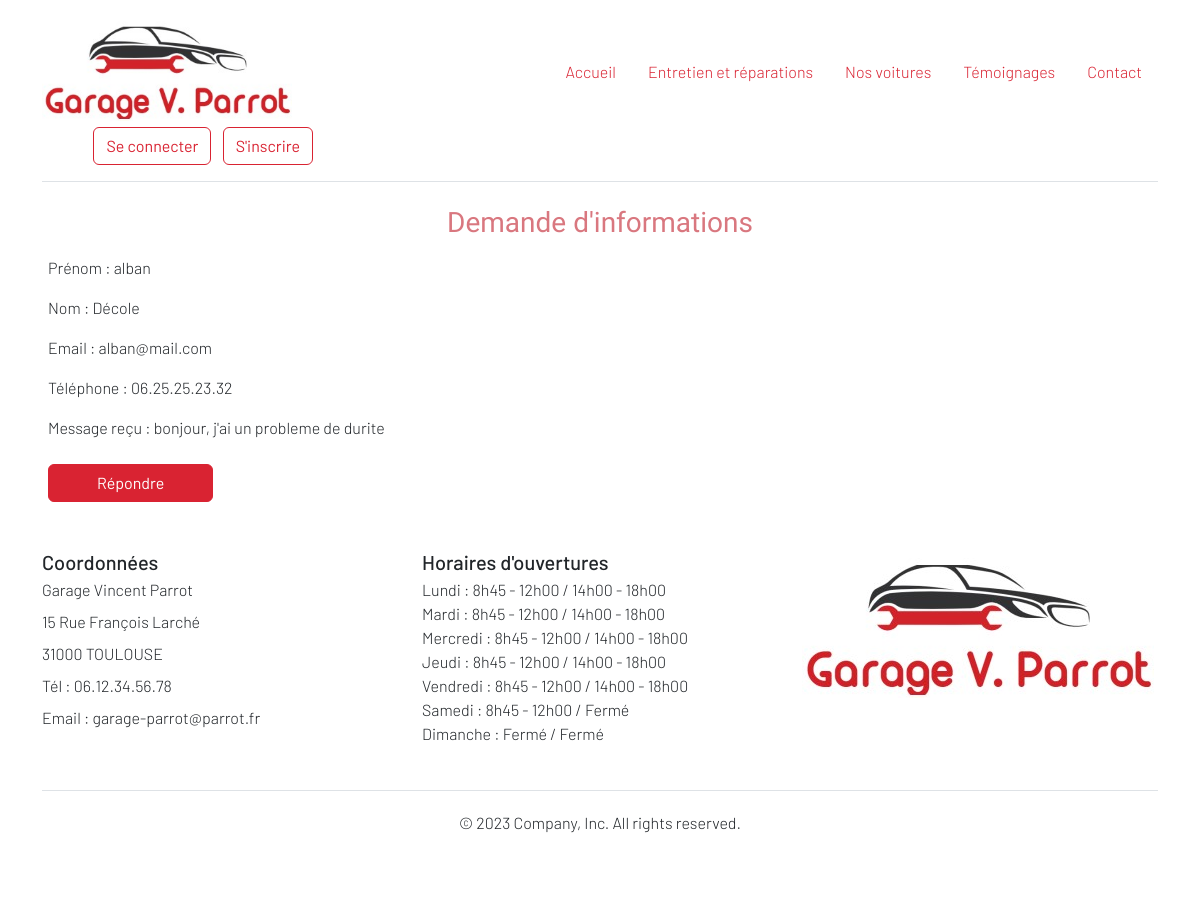
Page /contacts.php?id=1 on the committed database.
### tables this page shows
CREATE TABLE `contact` (
  `id` int(11) NOT NULL,
  `first_name` varchar(250) NOT NULL,
  `last_name` varchar(250) NOT NULL,
  `email` varchar(255) NOT NULL,
  `phone` varchar(20) NOT NULL,
  `message` text NOT NULL
);

CREATE TABLE `open_hours` (
  `id` int(11) NOT NULL,
  `day` varchar(50) NOT NULL,
  `morning_hours` varchar(50) NOT NULL,
  `afternoon_hours` varchar(50) NOT NULL
);

### lib/contact.php (called while the page is built, shortened)
<?php
function getContactById(PDO $pdo, int $id){
    $query = $pdo -> prepare ('SELECT * FROM contact WHERE id = :id');
    $query -> bindParam(':id', $id, PDO::PARAM_INT);
    $query -> execute();
    return $query -> fetch();
  }

### lib/open_close.php (called while the page is built, shortened)
<?php
function getAllOpenDays(PDO $pdo) {
  $query = $pdo->query('SELECT * FROM open_hours');
  return $query->fetchAll(PDO::FETCH_ASSOC);
}

### contacts.php (the view, shortened to what this page needs)
<?php
require_once('templates/header.php');
require_once ('lib/contact.php');
$id = (int) $_GET['id'];
$contact= getContactById($pdo, $id);
if ($contact) {
  $firstName = $contact['first_name'];
  $lastName = $contact['last_name'];
  $email = $contact['email'];
  $phone = $contact['phone'];
  $message = $contact['message'];
?>
<form action="<?= $_SERVER['PHP_SELF']; ?>" method="POST" enctype="multipart/form-data">
    <div class="text-center">
        <label for="objet" class="form-label"><h3>Demande d'informations</h3>
    </div>
    <div class="mb-2 px-5">
        <label for="first_name" class="form-label">Prénom :
            <?= $firstName ?></label>
    </div>
    <div class="mb-2 px-5">
        <label for="last_name" class="form-label">Nom : <?= $lastName ?></label>
    </div>
    <div class="mb-2 px-5">
        <label for="email" class="form-label">Email : <?= $email ?></label>
    </div>
    <div class="mb-2 px-5">
        <label for="phone" class="form-label">Téléphone : <?= $phone ?></label>
    </div>
    <div class="mb-3 px-5">
        <label for="message" class="form-label">Message reçu : <?= $message ?></label>
    </div>
    <input type="submit" value="Répondre" name="saveFormAuto" class="btn btn-primary mx-5 px-5">
</form>
<?php
} else {
    echo "Aucun résultat trouvé.";
}
require_once('templates/footer.php');
?>

### templates/footer.php (shortened to what this page needs)
<?php
require_once('lib/open_close.php');
?>
      <div class="container">
        <footer class="py-5 lh-1">
          <div class="row">
            <div class="col-md-4  mb-3 ">
            <form>
            <h5>Coordonnées</h5>
              <p>Garage Vincent Parrot</p>
              <p>15 Rue François Larché</p>
              <p>31000 TOULOUSE</p>
              <p>Tél : 06.12.34.56.78</p>
              <p>Email : garage-parrot@parrot.fr</p>
            </form>
            </div>
            <div class="col-6 col-md-4 mb-3">
            <h5>Horaires d'ouvertures</h5>
            <ul class="nav flex-column">
            <?php
            $openDays = getAllOpenDays($pdo);
            foreach ($openDays as $open){ ?>
                <li class="nav-item mb-2">
                  <?= $open['day']; ?> : <?= $open['morning_hours']; ?> / <?= $open['afternoon_hours']; ?>
                </li>
            <?php }; ?>
            </ul>
            </div>
            <div class="col-md-3  mb-3">
              <img src="assets/images/logo_Garage.jpg">
            </div>
          </div>
          <div class="d-flex flex-column flex-sm-row justify-content-center py-4 my-4 border-top">
            <p>© 2023 Company, Inc. All rights reserved.</p>
          </div>
        </footer>
      </div>
  </body>
</html>

### assets/css/style.css (style rules this page uses)
.structure { font-family: 'Barlow', sans-serif; font-weight: 300; }
.structure h2, h3 { font-family: 'Rajdhani'; font-weight: 400; }

### rows in the picture
contact: first_name "alban", last_name "Décole", email "alban@mail.com", phone "06.25.25.23.32", message "bonjour, j'ai un probleme de durite"
open_hours: day "Lundi", morning_hours "8h45 - 12h00", afternoon_hours "14h00 - 18h00"
open_hours: day "Mardi", morning_hours "8h45 - 12h00", afternoon_hours "14h00 - 18h00"
open_hours: day "Mercredi", morning_hours "8h45 - 12h00", afternoon_hours "14h00 - 18h00"
open_hours: day "Jeudi", morning_hours "8h45 - 12h00", afternoon_hours "14h00 - 18h00"
open_hours: day "Vendredi", morning_hours "8h45 - 12h00", afternoon_hours "14h00 - 18h00"
open_hours: day "Samedi", morning_hours "8h45 - 12h00", afternoon_hours "Fermé"
open_hours: day "Dimanche", morning_hours "Fermé", afternoon_hours "Fermé"

### other values in the picture
$value "Accueil"
$value "Entretien et réparations"
$value "Nos voitures"
$value "Témoignages"
$value "Contact"
